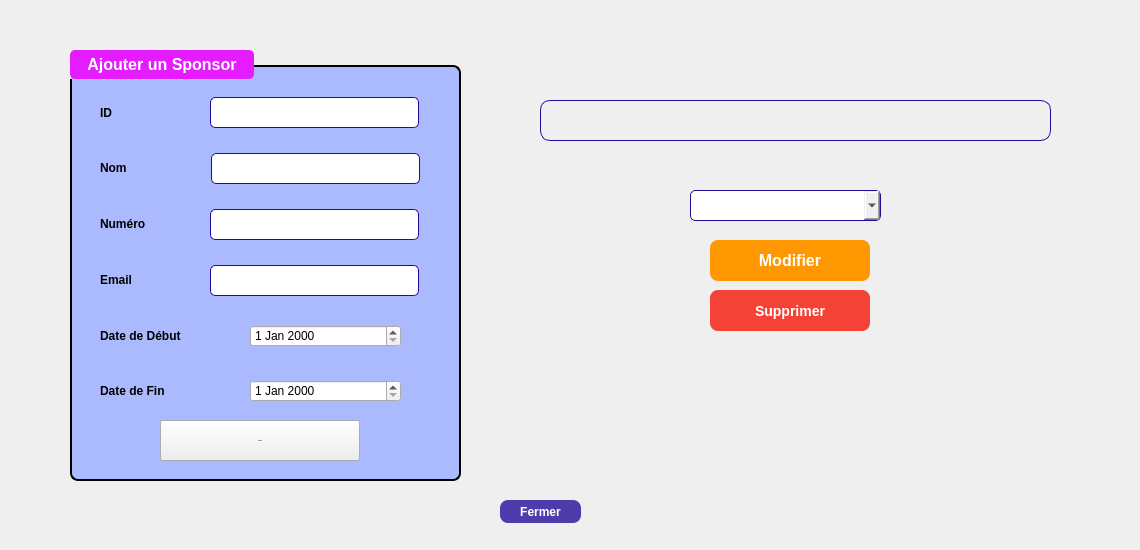
    <widget class="QWidget" name="tab1">
     <property name="styleSheet">
      <string notr="true"/>
     </property>
     <attribute name="title">
      <string>Gestion des sponsors</string>
     </attribute>
     <widget class="QGroupBox" name="Sp_GroupBox_2">
      <property name="geometry">
       <rect>
        <x>70</x>
        <y>50</y>
        <width>391</width>
        <height>431</height>
       </rect>
      </property>
      <property name="styleSheet">
       <string notr="true">QGroupBox {
    background-color: rgb(171, 186, 255);
    border: 2px solid ; /* Red border */
    border-radius: 8px;
    font-size: 16px;
    font-weight: bold;
    color: white;
    padding: 10px;
    margin-top: 15px;
}

QGroupBox::title {
    subcontrol-origin: margin;
    subcontrol-position: top left;
    padding: 5px 15px;
    background-color: rgb(229, 28, 255); /* Red title background */
    color: white;
    border-radius: 5px;
}
</string>
      </property>
      <property name="title">
       <string>Ajouter un Sponsor</string>
      </property>
      <widget class="QLabel" name="Sp_Label_Nom">
       <property name="geometry">
        <rect>
         <x>30</x>
         <y>102</y>
         <width>99</width>
         <height>31</height>
        </rect>
       </property>
       <property name="font">
        <font>
         <pointsize>9</pointsize>
         <bold>true</bold>
        </font>
       </property>
       <property name="text">
        <string>Nom</string>
       </property>
      </widget>
      <widget class="QLabel" name="Sp_Label_Email">
       <property name="geometry">
        <rect>
         <x>30</x>
         <y>214</y>
         <width>101</width>
         <height>31</height>
        </rect>
       </property>
       <property name="font">
        <font>
         <pointsize>9</pointsize>
         <bold>true</bold>
        </font>
       </property>
       <property name="text">
        <string>Email</string>
       </property>
      </widget>
      <widget class="QLineEdit" name="Sp_Line_Nom">
       <property name="geometry">
        <rect>
         <x>141</x>
         <y>103</y>
         <width>209</width>
         <height>31</height>
        </rect>
       </property>
       <property name="styleSheet">
        <string notr="true">QLineEdit {
		border: 1px solid #230a98;
		border-radius: 5px;
}
QLineEdit:hover {
		border: 1px solid #7359f0;
}</string>
       </property>
      </widget>
      <widget class="QLineEdit" name="Sp_Line_ID">
       <property name="geometry">
        <rect>
         <x>140</x>
         <y>47</y>
         <width>209</width>
         <height>31</height>
        </rect>
       </property>
       <property name="styleSheet">
        <string notr="true">QLineEdit {
		border: 1px solid #230a98;
		border-radius: 5px;
}
QLineEdit:hover {
		border: 1px solid #7359f0;
}</string>
       </property>
       <property name="echoMode">
        <enum>QLineEdit::EchoMode::Normal</enum>
       </property>
      </widget>
      <widget class="QLabel" name="Sp_Label_ID">
       <property name="geometry">
        <rect>
         <x>30</x>
         <y>47</y>
         <width>99</width>
         <height>31</height>
        </rect>
       </property>
       <property name="font">
        <font>
         <pointsize>9</pointsize>
         <bold>true</bold>
        </font>
       </property>
       <property name="text">
        <string>ID</string>
       </property>
      </widget>
      <widget class="QLabel" name="Sp_Label_Numtel">
       <property name="geometry">
        <rect>
         <x>30</x>
         <y>158</y>
         <width>71</width>
         <height>31</height>
        </rect>
       </property>
       <property name="font">
        <font>
         <pointsize>9</pointsize>
         <bold>true</bold>
        </font>
       </property>
       <property name="text">
        <string>Numéro</string>
       </property>
      </widget>
      <widget class="QLineEdit" name="Sp_Line_Email">
       <property name="geometry">
        <rect>
         <x>140</x>
         <y>215</y>
         <width>209</width>
         <height>31</height>
        </rect>
       </property>
       <property name="styleSheet">
        <string notr="true">QLineEdit {
		border: 1px solid #230a98;
		border-radius: 5px;
}
QLineEdit:hover {
		border: 1px solid #7359f0;
}</string>
       </property>
      </widget>
      <widget class="QPushButton" name="Sp_Button_Ajouter">
       <property name="geometry">
        <rect>
         <x>90</x>
         <y>370</y>
         <width>200</width>
         <height>41</height>
        </rect>
       </property>
       <property name="font">
        <font>
         <pointsize>-1</pointsize>
         <bold>true</bold>
        </font>
       </property>
       <property name="styleSheet">
        <string notr="true"> background-color: #4CAF50; /* Fond vert */
    color: white;
    border: none;
    border-radius: 8px;  /* Coins arrondis */
    padding: 10px 20px;
    font-weight: bold;
    font-size: 16px;
    text-align: center;
    min-width: 160px; /* Largeur minimale pour le bouton */
    cursor: pointer;  /* L</string>
       </property>
       <property name="text">
        <string>Ajouter</string>
       </property>
      </widget>
      <widget class="QLineEdit" name="Sp_Line_Numtel">
       <property name="geometry">
        <rect>
         <x>140</x>
         <y>159</y>
         <width>209</width>
         <height>31</height>
        </rect>
       </property>
       <property name="styleSheet">
        <string notr="true">QLineEdit {
		border: 1px solid #230a98;
		border-radius: 5px;
}
QLineEdit:hover {
		border: 1px solid #7359f0;
}</string>
       </property>
      </widget>
      <widget class="QLabel" name="Sp_Label_Datedeb">
       <property name="geometry">
        <rect>
         <x>30</x>
         <y>270</y>
         <width>121</width>
         <height>31</height>
        </rect>
       </property>
       <property name="font">
        <font>
         <pointsize>9</pointsize>
         <bold>true</bold>
        </font>
       </property>
       <property name="text">
        <string>Date de Début</string>
       </property>
      </widget>
      <widget class="QLabel" name="Sp_Label_Datefin">
       <property name="geometry">
        <rect>
         <x>30</x>
         <y>325</y>
         <width>101</width>
         <height>31</height>
        </rect>
       </property>
       <property name="font">
        <font>
         <pointsize>9</pointsize>
         <bold>true</bold>
        </font>
       </property>
       <property name="text">
        <string>Date de Fin</string>
       </property>
      </widget>
      <widget class="QDateEdit" name="dateEdit_Debut">
       <property name="geometry">
        <rect>
         <x>180</x>
         <y>275</y>
         <width>151</width>
         <height>22</height>
        </rect>
       </property>
      </widget>
      <widget class="QDateEdit" name="dateEdit_Fin">
       <property name="geometry">
        <rect>
         <x>180</x>
         <y>330</y>
         <width>151</width>
         <height>22</height>
        </rect>
       </property>
      </widget>
     </widget>
     <widget class="QPushButton" name="Sp_Button_Modifier">
      <property name="geometry">
       <rect>
        <x>710</x>
        <y>240</y>
        <width>160</width>
        <height>41</height>
       </rect>
      </property>
      <property name="font">
       <font>
        <pointsize>-1</pointsize>
        <bold>true</bold>
       </font>
      </property>
      <property name="styleSheet">
       <string notr="true">QPushButton {
    background-color: #FF9800;  /* Fond orange */
    color: white;
    border: none;
    border-radius: 8px;  /* Coins arrondis */
  
    font-weight: bold;
    font-size: 16px;
    text-align: center;
    min-width: 160px;  /* Largeur minimale pour le bouton */
    cursor: pointer;
}

QPushButton:hover {
    background-color: #FB8C00;  /* Orange plus foncé au survol */
}

QPushButton:pressed {
    background-color: #EF6C00;  /* Orange encore plus foncé quand cliqué */
}
</string>
      </property>
      <property name="text">
       <string>Modifier</string>
      </property>
     </widget>
     <widget class="QPushButton" name="Sp_Button_Supprimer">
      <property name="geometry">
       <rect>
        <x>710</x>
        <y>290</y>
        <width>160</width>
        <height>41</height>
       </rect>
      </property>
      <property name="font">
       <font>
        <pointsize>-1</pointsize>
        <bold>true</bold>
       </font>
      </property>
      <property name="styleSheet">
       <string notr="true">background-color: #f44336;  /* Couleur de fond rouge */
    color: white;
    border: none;
    border-radius: 8px;
    padding: 10px 20px;
    font-weight: bold;
    font-size: 14px;
    text-align: center;
    min-width: 120px;</string>
      </property>
      <property name="text">
       <string>Supprimer</string>
      </property>
     </widget>
     <widget class="QComboBox" name="Sp_Combo_IDs">
      <property name="geometry">
       <rect>
        <x>690</x>
        <y>190</y>
        <width>191</width>
        <height>31</height>
       </rect>
      </property>
      <property name="styleSheet">
       <string notr="true">QComboBox
{
    subcontrol-origin: padding;
    subcontrol-position: top right;
    selection-background-color: #111;
    selection-color: yellow;
    color: black;
    border-style: solid;
    border: 1px solid #230a98;
    border-radius: 5;
    padding: 1px 0px 1px 20px;
}</string>
      </property>
     </widget>
     <widget class="QPushButton" name="Sp_Button_Fermer_2">
      <property name="geometry">
       <rect>
        <x>500</x>
        <y>500</y>
        <width>81</width>
        <height>23</height>
       </rect>
      </property>
      <property name="font">
       <font>
        <bold>true</bold>
       </font>
      </property>
      <property name="styleSheet">
       <string notr="true">QPushButton {
background-color: rgba(35,10,152, 200);
border-radius: 8px;
color: white;
}
QPushButton:hover {
background-color: qlineargradient(spread:pad, x1:0, y1:0, x2:0, y2:1, stop:0 rgba(117, 201, 187, 200), stop:1 rgba(35,10,152, 200));
}</string>
      </property>
      <property name="text">
       <string>Fermer</string>
      </property>
     </widget>
     <widget class="QLabel" name="label">
      <property name="geometry">
       <rect>
        <x>0</x>
        <y>0</y>
        <width>1131</width>
        <height>541</height>
       </rect>
      </property>
      <property name="styleSheet">
       <string notr="true"/>
      </property>
      <property name="text">
       <string/>
      </property>
     </widget>
     <widget class="QLabel" name="Sp_Label_InfoAffichage_2">
      <property name="geometry">
       <rect>
        <x>540</x>
        <y>100</y>
        <width>511</width>
        <height>41</height>
       </rect>
      </property>
      <property name="styleSheet">
       <string notr="true">background-color: rgba(35,10,152, 0);
border: 1px solid #230a98;
border-radius: 10px;
</string>
      </property>
      <property name="text">
       <string/>
      </property>
     </widget>
     <zorder>label</zorder>
     <zorder>Sp_GroupBox_2</zorder>
     <zorder>Sp_Button_Modifier</zorder>
     <zorder>Sp_Button_Supprimer</zorder>
     <zorder>Sp_Combo_IDs</zorder>
     <zorder>Sp_Button_Fermer_2</zorder>
     <zorder>Sp_Label_InfoAffichage_2</zorder>
    </widget>
